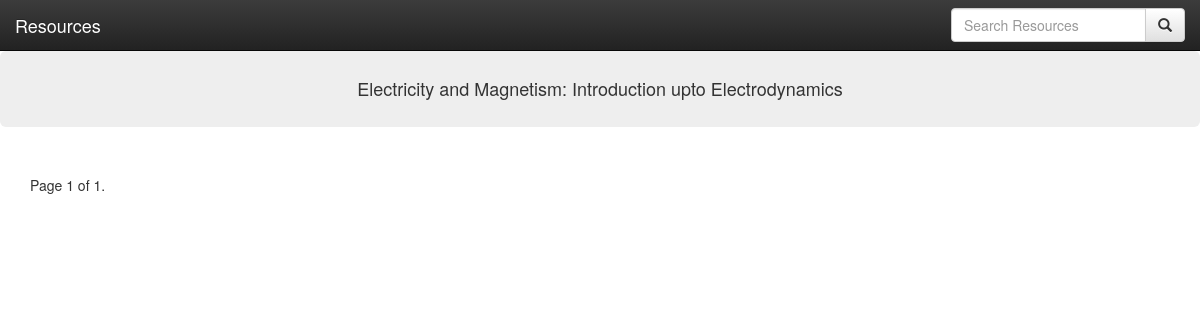
The app's page /list/1/L/, older data.
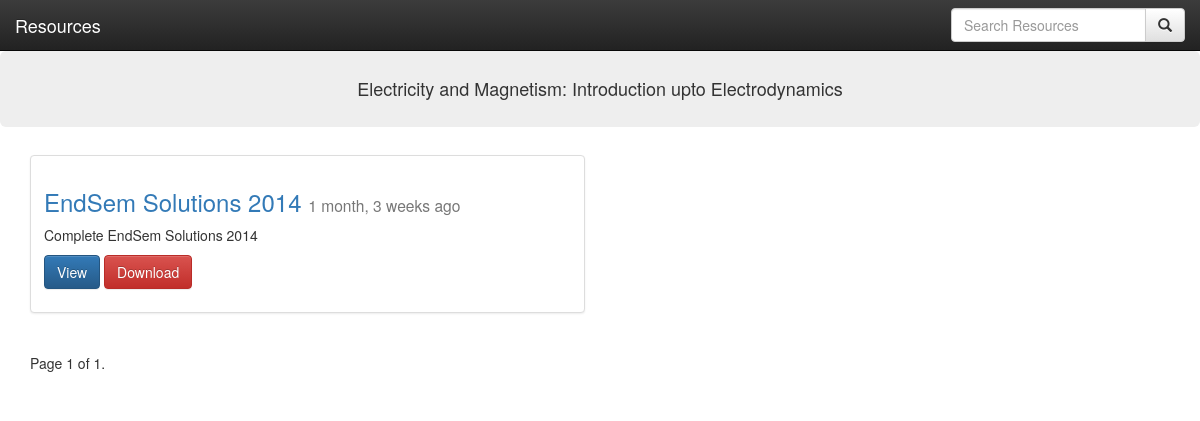
The same page, newer data.
### resources/models.py (models this page shows, shortened)
class course(models.Model):
	course_name = models.CharField(max_length = 255)
	course_description = models.TextField()
	course_id = models.IntegerField()

class resource(models.Model):
	title = models.CharField(max_length = 255)
	description = models.TextField()
	timestamp = models.DateTimeField(auto_now = False, auto_now_add = True)
	updated = models.DateTimeField(auto_now = True, auto_now_add = False)
	RESOURCE_TYPE = (
	    ('L', 'Lectures'),
	    ('Q', 'Quizzes'),
	    ('T', 'Tutorials'),
	    ('E', 'Endsem'),
	)
	resource_type = models.CharField(max_length=30,
                  choices=RESOURCE_TYPE,
                  default="L")
	course_name = models.ForeignKey(
		'course',
		on_delete=models.CASCADE,
	)
	upload = models.FileField(upload_to = '%s/media/' %settings.BASE_DIR)

### resources/views.py (the view)
# urls.py: url(r'^list/(?P<id>\d+)/(?P<type>[\w.@+-]+)/$', resource_list, name = 'list'),
def resource_list(request, id=None, type=None):
	instance = get_object_or_404(course, id = id)
	queryset_list = resource.objects.filter(course_name = instance, resource_type = type).order_by("-timestamp")
	query = request.GET.get("q")
	if query:
		queryset_list = queryset_list.filter(
			Q(title__icontains=query) |
			Q(description__icontains=query)
		).distinct()
	paginator = Paginator(queryset_list, 2) # Show 25 contacts per page
	page_request_var = 'page'
	page = request.GET.get(page_request_var)
	try:
	    queryset = paginator.page(page)
	except PageNotAnInteger:
	    queryset = paginator.page(1)
	except EmptyPage:
	    queryset = paginator.page(paginator.num_pages)
	context = {
		"object_list": queryset,
		"title": "Resources",
		"page_request_var": page_request_var,
		"course": instance,
	}
	return render(request, "resource_list.html", context)

### templates/resource_list.html (shortened to what this page needs)
{% extends "base.html" %}
{% block bar %}
	<div class="navbar navbar-inverse navbar-static-top" role="navigation" style="margin: 0; padding: 0">
		<a class="navbar-brand" rel="home" href="/" title="{{ title }}">{{ title }}</a>
		<div class="collapse navbar-collapse navbar-ex1-collapse">
			<div class="pull-right">
				<form method="GET" action="" class="navbar-form" role="search">
					<div class="input-group">
						<input type="text" name="q" placeholder="Search Resources" value="{{ request.GET.q }}" class="form-control"></input>
						<div class="input-group-btn">
							<button class="btn btn-default" type="submit"><i class="glyphicon glyphicon-search"></i></button>
						</div>
					</div>
				</form>
			</div>
		</div>
	</div>
{% endblock bar %}
{% block content %}
	<div class="jumbotron text-center" style="margin: 0; padding: 2em">
		<h4 style="margin: 0; padding: 0">{{ course.course_description }}</h4>
	</div>
	<div class="container" style="margin-top: 2em">
		<div class="row">
			{% for obj in object_list %}
				<div class="col-sm-6">
				    <div class="thumbnail">
				      <div class="caption">
				        <h3><a href='{% url "detail" id=obj.id %}'>{{ obj.title }} </a><small>{{ obj.timestamp|timesince }} ago</small></h3>
				        <p>{{ obj.description|linebreaks|truncatechars:120 }}</p>
				        <p>
				        	<a href="{% url "detail" id=obj.id %}" class="btn btn-primary" role="button">View</a>
				        	<a href="{% url "download" id=obj.id %}" class="btn btn-danger" role="button">Download</a>
				        </p>
				      </div>
				    </div>
				  </div>
			{% endfor %}
		</div>
		<div class="pagination">
		    <span class="step-links">
		        <span class="current">
		            Page {{ object_list.number }} of {{ object_list.paginator.num_pages }}.
		        </span>
		    </span>
		</div>
	</div>
{% endblock content %}

### templates/base.html (shortened to what this page needs)
{% load staticfiles %}
<!DOCTYPE html>
<html>
	<head>
		<link rel="stylesheet" href="https://maxcdn.bootstrapcdn.com/bootstrap/3.3.6/css/bootstrap.min.css">
		<link rel="stylesheet" href="https://maxcdn.bootstrapcdn.com/bootstrap/3.3.6/css/bootstrap-theme.min.css">
		<link rel="stylesheet" type="text/css" href='{% static "css/base.css" %}' />
	</head>
	<body>
		<div class="container-fluid" style="margin: 0; padding: 0">
			{% block bar %}
			{% endblock bar %}
		</div>
		<div class="container-fluid" style="margin: 0; padding: 0">
			{% block content %}
			{% endblock content %}
		</div>
	</body>
</html>

Row changes from the older to the newer data that the page shows:
added resource: title "EndSem Solutions 2014", timestamp "1 month, 3 weeks", description "Complete EndSem Solutions 2014"
